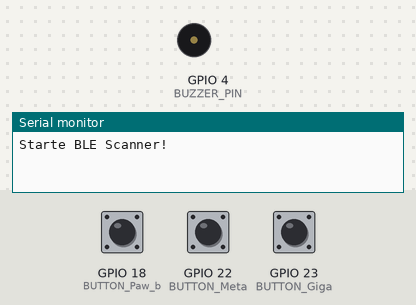
The sketch below on a simulated ESP32. On the bench: buzzer (waves = sounding), the last lines printed to the serial monitor. Inputs (shaded band) come from the test bench; at power-on: GPIO 18 (BUTTON_Paw_b) HIGH, GPIO 22 (BUTTON_Meta) HIGH, GPIO 23 (BUTTON_Giga) HIGH. Nothing arrives over Bluetooth unless stated.

Above: at 7.4 s.
7.5 s: GPIO 18 (BUTTON_Paw_b) pulled LOW for 0.15 s
At 7.9 s:
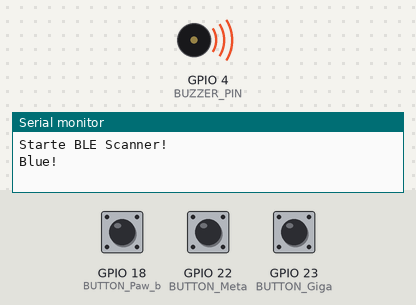
9.1 s: GPIO 22 (BUTTON_Meta) pulled LOW for 0.15 s
10.7 s: GPIO 23 (BUTTON_Giga) pulled LOW for 0.15 s
Timing chart, 0 to 39.8 s (numbered marks = the images above; inputs shaded):
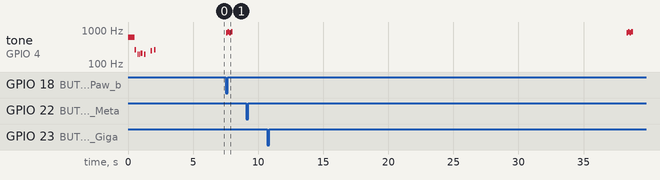

Measured:
- after the input at 7.5 s, tone on GPIO 4 (BUZZER_PIN): plays 831 Hz for 0.13 s, 880 Hz for 0.13 s, 831 Hz for 0.13 s, 880 Hz for 0.13 s, starting after 0.05 s

The sketch:

Bachelor_Projekt_Arduino.ino
```cpp
//BLE includes
#include "BLEDevice.h"
#include "BLEUtils.h"
#include "BLEScan.h"
#include "BLEAdvertisedDevice.h"
#include "BLEAddress.h"

//Buzzer includes
#include "melodies.h"
#include "notes.h"

//Variables for scan and connections
static boolean connection =  false;
static boolean isConnected = false;
static boolean search = false;
bool connected = false;

//Beacon adresses:
String BLE_Meta = "eb:76:bc:f0:c2:6f"; //Bluetoothadresse des ersten Tags
String BLE_Paw_b = "ff:ff:22:30:15:65";
String BLE_Giga = "58:9e:c6:00:df:da";
String BLE_Beacon = "";

//variables for getting distance
static int recieved_rssi = 0;
static BLEAddress *pServerAddress;
BLEScan* pBLEScan ;
int scanTime = 30; //Seconds
static BLEClient*  pClient;
static BLEAdvertisedDevice* myDevice;
static BLERemoteCharacteristic* pRemoteCharacteristic;
volatile float txPower = -65;
float ratio = 0;
float distance_meter = 0;
int enviorment_factor = 4;

//Buzzer variable
const int BUZZER_PIN = 4; //PIN Nummer des Buzzers
int channel = 0;
int tempo = 2.5;
int freq = 611;
int resolution = 8;
int dutyCycle = 125;
int begin_num = 0;
int search_num = 0;
int found_num = 0;
boolean buzz = false;

//Buttons
const int BUTTON_Meta = 22;
const int BUTTON_Giga = 23;
const int BUTTON_Paw_b = 18;

//Buttonstates
volatile int BUTTON_state_Meta = 1;
volatile int BUTTON_state_Giga = 1;
volatile int BUTTON_state_Paw_b = 1;
volatile int BUTTON_state_Paw_p = 1;
int counter = 1;


// Function for tones with PWM
void beep(int channel, int note, int duration) {
  ledcWriteTone(channel, note);
  delay(duration);
  ledcWriteTone(channel, 0);
}

//Melodies
void searching() {
  search_num = sizeof(search_tone) / sizeof(int);
  for (int i = 0; i < search_num; i++) {
    beep(channel, search_tone[i], search_duration[i] / tempo);
  }
  ledcWrite(channel, 0);
}

void found() {
  found_num = sizeof(found_tone) / sizeof(int);
  for (int i = 0; i < found_num; i++) {
    beep(channel, found_tone[i], found_duration[i] / tempo);
  }
  ledcWrite(channel, 0);
}

void hello() {
  begin_num = sizeof(begin_tones) / sizeof(int);
  for (int i = 0; i < begin_num; i++)
  {
    beep(channel, begin_tones[i], begin_duration[i] / tempo);
    delay(begin_duration[i] / tempo);
  }
  ledcWrite(channel, 0);
}

//Callback from BLE Devices
class MyAdvertisedDeviceCallbacks: public BLEAdvertisedDeviceCallbacks
{
    void onResult(BLEAdvertisedDevice advertisedDevice) //Wenn Beacon gefunden wurde
    {
      Serial.print(advertisedDevice.getAddress().toString().c_str()); //Adresse des gefundenen Device ausgeben
      Serial.println(advertisedDevice.toString().c_str());
      if (advertisedDevice.getAddress().equals(*pServerAddress))
      {
        Serial.print("Searched Device Found!\n");
        BLEDevice::getScan()->stop();                               // Scanvorgang beenden
        myDevice = new BLEAdvertisedDevice(advertisedDevice);
        connection = true;
        search = false;
      }
      Serial.println("");
    }
};


// Setting connection variables
class MyClientCallback : public BLEClientCallbacks {
    void onConnect(BLEClient* pclient) {
      Serial.println("Verbunden");
      isConnected = true;
      connection = false;
      search = false;
    }

    void onDisconnect(BLEClient* pclient) {
      isConnected = false;
      connection = false;
      search = true;
      Serial.println("Verbindung verloren");
    }
};

//Button-Interrupt for changing search device
void pin_ISR() {

  BUTTON_state_Meta = digitalRead(BUTTON_Meta);
  BUTTON_state_Giga = digitalRead(BUTTON_Giga);
  BUTTON_state_Paw_b = digitalRead(BUTTON_Paw_b);

  if (!BUTTON_state_Meta) {
    Serial.println("Meta!");
    BLEDevice::getScan()->stop();
    BLE_Beacon = BLE_Meta;
    pServerAddress = new BLEAddress(BLE_Beacon.c_str());
    txPower = -61;
    search = true;
    buzz = false;
  } else if (!BUTTON_state_Giga) {
    Serial.println("Giga!");
    BLEDevice::getScan()->stop();
    BLE_Beacon = BLE_Giga;
    pServerAddress = new BLEAddress(BLE_Beacon.c_str());
    txPower = -66;
    search = true;
    buzz = false;
  } else if (!BUTTON_state_Paw_b) {
    Serial.println("Blue!");
    BLEDevice::getScan()->stop();
    BLE_Beacon = BLE_Paw_b;
    pServerAddress = new BLEAddress(BLE_Beacon.c_str());
    txPower = -81;
    search = true;
    buzz = false;
  }
}

void setup() {
  Serial.begin(115200);
  Serial.println("");

  //Input buttons
  pinMode(BUTTON_Meta, INPUT_PULLUP);
  pinMode(BUTTON_Giga, INPUT_PULLUP);
  pinMode(BUTTON_Paw_b, INPUT_PULLUP);

  //Interrrupt when button is released
  attachInterrupt(BUTTON_Meta, pin_ISR, FALLING);
  attachInterrupt(BUTTON_Giga, pin_ISR, FALLING);
  attachInterrupt(BUTTON_Paw_b, pin_ISR, FALLING);

  Serial.println("Starte BLE Scanner!");

  //BLE initialization
  BLEDevice::init("");
  pBLEScan  = BLEDevice::getScan(); //create new scan
  pBLEScan  -> setAdvertisedDeviceCallbacks(new MyAdvertisedDeviceCallbacks());
  pBLEScan  -> setActiveScan(true); //faster results
  pBLEScan -> setInterval(1000);
  pBLEScan->setWindow(1000);


  //Buzzer initialization
  pinMode(BUZZER_PIN, OUTPUT);       // set ESP32 pin to output mode
  ledcSetup(channel, freq, resolution);
  ledcAttachPin(BUZZER_PIN, channel);

  //Welcome routine
  int dutyCycle = 125;
  ledcWrite(channel, dutyCycle);
  delay(500);
  hello();
}

void loop() {
  delay(100);

  //while searching
  if (search)  {
    searching();
    pBLEScan->start(scanTime);

    delay(100);
  }

  //device found
  if (connection)
  {
    Serial.print("Verbinde mit ");
    Serial.println(myDevice->getAddress().toString().c_str());
    pClient = BLEDevice::createClient();
    pClient->disconnect();
    pClient->setClientCallbacks(new MyClientCallback());
    pClient->connect(myDevice);
    buzz = true;
    found();
  }


  if (isConnected) // Paired with searched device
  {
    delay(200);

    while (buzz)
    {
      for (int i = 0; i < 5; i++) {
        recieved_rssi = recieved_rssi + (int)pClient->getRssi();
      }

      recieved_rssi = (int) recieved_rssi / 5;
      Serial.println(recieved_rssi);
      ratio = (txPower - recieved_rssi) / (10 * enviorment_factor);
      distance_meter  = round( pow(10, ratio));
      recieved_rssi = 0;
      Serial.printf("Distance: %f \n", distance_meter );
      delay(2000);
      //Buzzer
      ledcWrite(channel, dutyCycle);
      delay(200);

      if (distance_meter < 30) { //cut off extremes
        for (int i = 0; i < distance_meter; i++) {
          for (int i = 0; i < 2; i++)
          {
            beep(channel, meter_tone[i], meter_tone[i] / tempo);
            delay(meter_duration[i] / tempo);
          } if (!buzz) {
            break;
          }
        }
      }
      ledcWrite(channel, 0);
    }
  }
}
```

melodies.h
```cpp
#include "notes.h"


int begin_tones[] = {NOTE_C4, NOTE_G3,NOTE_G3, NOTE_GS3, NOTE_G3,0, NOTE_B3, NOTE_C4, REST};
int begin_duration[] = {250, 125, 125, 250, 250, 250, 250, 250, 4000};

int meter_tone[] = {NOTE_DS5, REST};
int meter_duration[] = {500, 500};

int search_tone[] = {NOTE_GS5, NOTE_A5,NOTE_GS5, NOTE_A5,  REST};
int search_duration[] ={250, 250, 250,  250, 125};


int found_tone[] = {NOTE_E4, NOTE_E4, REST, NOTE_E4, REST};
int found_duration[] ={250, 250, 250,  250, 125};
```

notes.h
```cpp
/*************************************************
 * Public Constants for different buzzer notes
 *************************************************/

#define NOTE_B0  31
#define NOTE_C1  33
#define NOTE_CS1 35
#define NOTE_D1  37
#define NOTE_DS1 39
#define NOTE_E1  41
#define NOTE_F1  44
#define NOTE_FS1 46
#define NOTE_G1  49
#define NOTE_GS1 52
#define NOTE_A1  55
#define NOTE_AS1 58
#define NOTE_B1  62
#define NOTE_C2  65
#define NOTE_CS2 69
#define NOTE_D2  73
#define NOTE_DS2 78
#define NOTE_E2  82
#define NOTE_F2  87
#define NOTE_FS2 93
#define NOTE_G2  98
#define NOTE_GS2 104
#define NOTE_A2  110
#define NOTE_AS2 117
#define NOTE_B2  123
#define NOTE_C3  131
#define NOTE_CS3 139
#define NOTE_D3  147
#define NOTE_DS3 156
#define NOTE_E3  165
#define NOTE_F3  175
#define NOTE_FS3 185
#define NOTE_G3  196
#define NOTE_GS3 208
#define NOTE_A3  220
#define NOTE_AS3 233
#define NOTE_B3  247
#define NOTE_C4  262
#define NOTE_CS4 277
#define NOTE_D4  294
#define NOTE_DS4 311
#define NOTE_E4  330
#define NOTE_F4  349
#define NOTE_FS4 370
#define NOTE_G4  392
#define NOTE_GS4 415
#define NOTE_A4  440
#define NOTE_AS4 466
#define NOTE_B4  494
#define NOTE_C5  523
#define NOTE_CS5 554
#define NOTE_D5  587
#define NOTE_DS5 622
#define NOTE_E5  659
#define NOTE_F5  698
#define NOTE_FS5 740
#define NOTE_G5  784
#define NOTE_GS5 831
#define NOTE_A5  880
#define NOTE_AS5 932
#define NOTE_B5  988
#define NOTE_C6  1047
#define NOTE_CS6 1109
#define NOTE_D6  1175
#define NOTE_DS6 1245
#define NOTE_E6  1319
#define NOTE_F6  1397
#define NOTE_FS6 1480
#define NOTE_G6  1568
#define NOTE_GS6 1661
#define NOTE_A6  1760
#define NOTE_AS6 1865
#define NOTE_B6  1976
#define NOTE_C7  2093
#define NOTE_CS7 2217
#define NOTE_D7  2349
#define NOTE_DS7 2489
#define NOTE_E7  2637
#define NOTE_F7  2794
#define NOTE_FS7 2960
#define NOTE_G7  3136
#define NOTE_GS7 3322
#define NOTE_A7  3520
#define NOTE_AS7 3729
#define NOTE_B7  3951
#define NOTE_C8  4186
#define NOTE_CS8 4435
#define NOTE_D8  4699
#define NOTE_DS8 4978
#define REST      0
```
